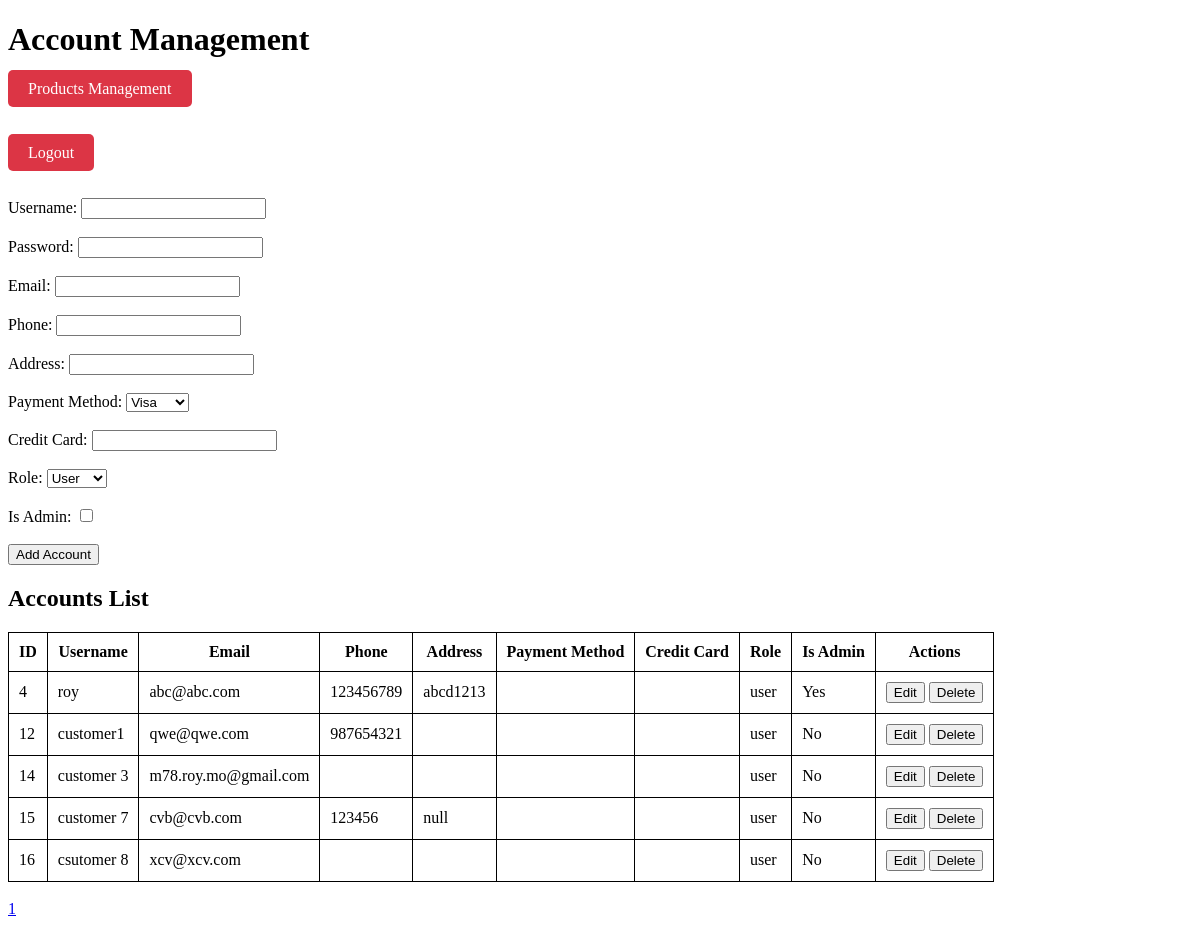
The page /tb_accounts_backend.php on the database its author committed.
### tables this page shows
CREATE TABLE IF NOT EXISTS `tb_accounts` (
  `uid` int(6) NOT NULL AUTO_INCREMENT,
  `username` varchar(255) NOT NULL,
  `password` varchar(255) NOT NULL,
  `email` varchar(255) NOT NULL,
  `phone` varchar(255) DEFAULT NULL,
  `address` varchar(255) DEFAULT NULL,
  `payment_info` varchar(255) DEFAULT NULL,
  `role` varchar(50) NOT NULL DEFAULT 'user',
  `is_admin` tinyint(1) DEFAULT 0,
  `firebase_uid` varchar(255) NOT NULL,
  PRIMARY KEY (`uid`)
);

### tb_accounts_backend.php (the view, shortened to what this page needs)
<!DOCTYPE html>
<html lang="en">
<head>
</head>
<body>
    <h1>Account Management</h1>
    <div id="supermarket-container">
        <a href="supermarket_backend.php" class="supermarket-button">Products Management</a>
    </div>
    <br>
    <br>
    <div id="logout-container">
        <a href="login_sk_tb.php" class="logout-button">Logout</a>
    </div>
    <br>
    <br>
    <form id="add-account-form">
        <label>Username:</label>
        <input type="text" name="username" required><br>
        <br>
        <label>Password:</label>
        <input type="password" name="password" required><br>
        <br>
        <label>Email:</label>
        <input type="email" name="email" required><br>
        <br>
        <label>Phone:</label>
        <input type="text" name="phone"><br>
        <br>
        <label>Address:</label>
        <input type="text" name="address"><br>
        <br>
        <label>Payment Method:</label>
        <select name="payment_method">
            <option value="visa">Visa</option>
        </select><br>
        <br>
        <label>Credit Card:</label>
        <input type="text" name="credit_card"><br>
        <br>
        <label>Role:</label>
        <select name="role">
            <option value="user">User</option>
        </select><br>
        <br>
        <label>Is Admin:</label>
        <input type="checkbox" name="is_admin"><br>
        <br>
        <button type="submit">Add Account</button>
    </form>
    <h2>Accounts List</h2>
    <table id="accounts-table">
        <thead>
            <tr>
                <th>ID</th>
                <th>Username</th>
                <th>Email</th>
                <th>Phone</th>
                <th>Address</th>
                <th>Payment Method</th>
                <th>Credit Card</th>
                <th>Role</th>
                <th>Is Admin</th>
                <th>Actions</th>
            </tr>
        </thead>
        <tbody>
            <?php
            include 'database.php';
            $current_page = isset($_GET['page']) ? (int)$_GET['page'] : 1;
            $items_per_page = 10;
            $offset = ($current_page - 1) * $items_per_page;
            $stmt = $pdo->query('SELECT COUNT(*) FROM tb_accounts');
            $total_products = $stmt->fetchColumn();
            $total_pages = ceil($total_products / $items_per_page);
            $stmt = $pdo->prepare('SELECT * FROM tb_accounts LIMIT :offset, :items_per_page');
            $stmt->bindParam(':offset', $offset, PDO::PARAM_INT);
            $stmt->bindParam(':items_per_page', $items_per_page, PDO::PARAM_INT);
            $stmt->execute();
            $accounts = $stmt->fetchAll(PDO::FETCH_ASSOC);
            foreach ($accounts as $account):
            ?>
                <tr>
                    <td><?= htmlspecialchars($account['uid']) ?></td>
                    <td><?= htmlspecialchars($account['username']) ?></td>
                    <td><?= htmlspecialchars($account['email']) ?></td>
                    <td><?= htmlspecialchars($account['phone']) ?></td>
                    <td><?= htmlspecialchars($account['address']) ?></td>
                    <td><?= htmlspecialchars($account['payment_method']) ?></td>
                    <td><?= htmlspecialchars($account['credit_card']) ?></td>
                    <td><?= htmlspecialchars($account['role']) ?></td>
                    <td><?= htmlspecialchars($account['is_admin'] ? 'Yes' : 'No') ?></td>
                    <td>
                        <button onclick="editAccount(<?= $account['uid'] ?>)">Edit</button>
                        <button onclick="deleteAccount(<?= $account['uid'] ?>)">Delete</button>
                    </td>
                </tr>
            <?php endforeach; ?>
        </tbody>
    </table>
    <br>
    <div id="pagination">
        <?php for ($i = 1; $i <= $total_pages; $i++): ?>
            <a href="?page=<?= $i ?>" class="pagination-link"><?= $i ?></a>
        <?php endfor; ?>
    </div>
</body>
</html>

### tb_accounts_backend.php (style rules this page uses)
table, th, td { border: 1px solid black; border-collapse: collapse; padding: 10px; }
.logout-button { color: #ffffff; background-color: #dc3545; padding: 10px 20px; text-decoration: none; border-radius: 5px; }
#logout-container { text-align: left; margin-top: 10px; }
.supermarket-button { color: #ffffff; background-color: #dc3545; padding: 10px 20px; text-decoration: none; border-radius: 5px; }
#supermarket-container { text-align: left; margin-top: 10px; }

### rows shown on the page
tb_accounts: uid "4", username "roy", email "abc@abc.com", phone "123456789", address "abcd1213", role "user", is_admin "Yes"
tb_accounts: uid "12", username "customer1", email "qwe@qwe.com", phone "987654321", role "user", is_admin "No"
tb_accounts: uid "14", username "customer 3", email "m78.roy.mo@gmail.com", role "user", is_admin "No"
tb_accounts: uid "15", username "customer 7", email "cvb@cvb.com", phone "123456", address "null", role "user", is_admin "No"
tb_accounts: uid "16", username "csutomer 8", email "xcv@xcv.com", role "user", is_admin "No"
